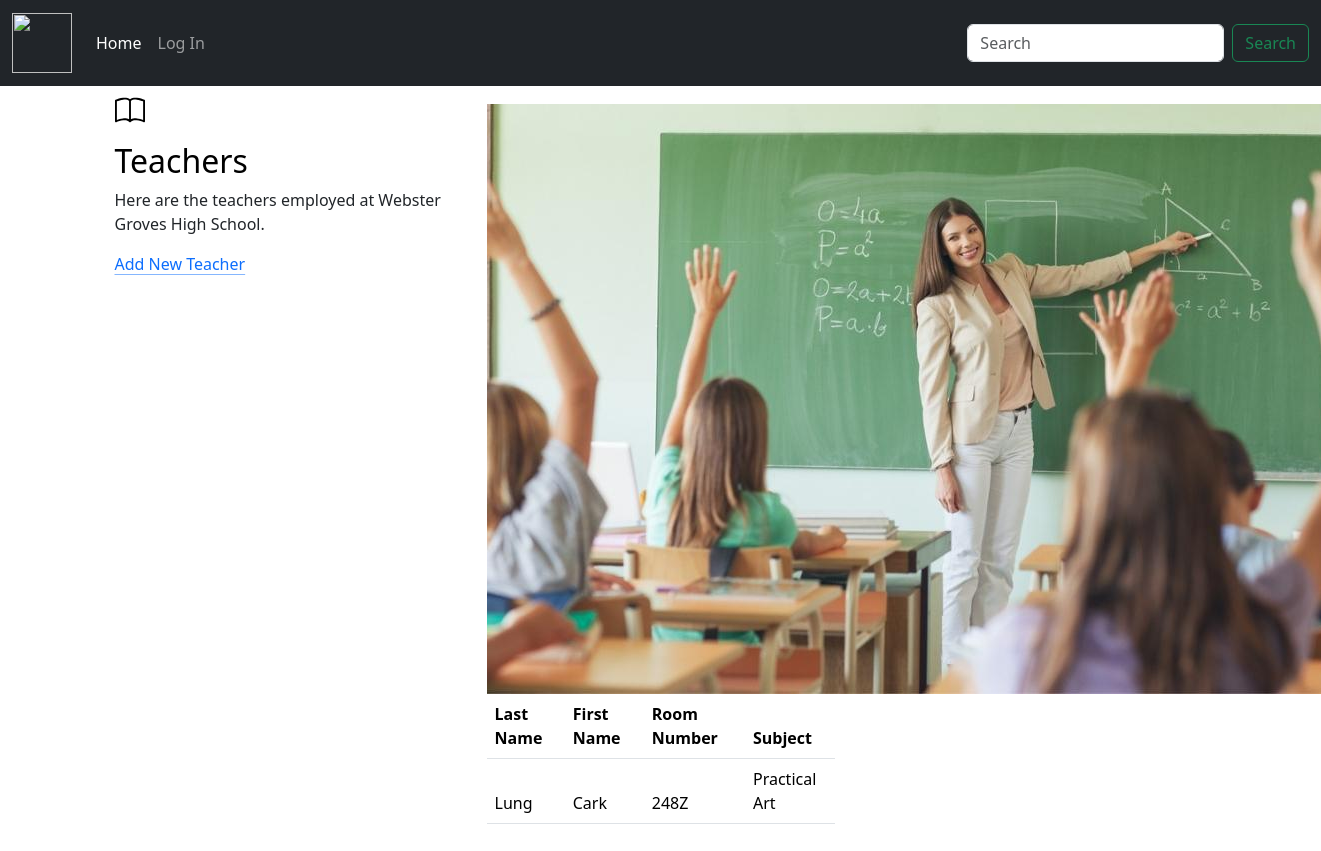
The app's page /teachers/, older data.
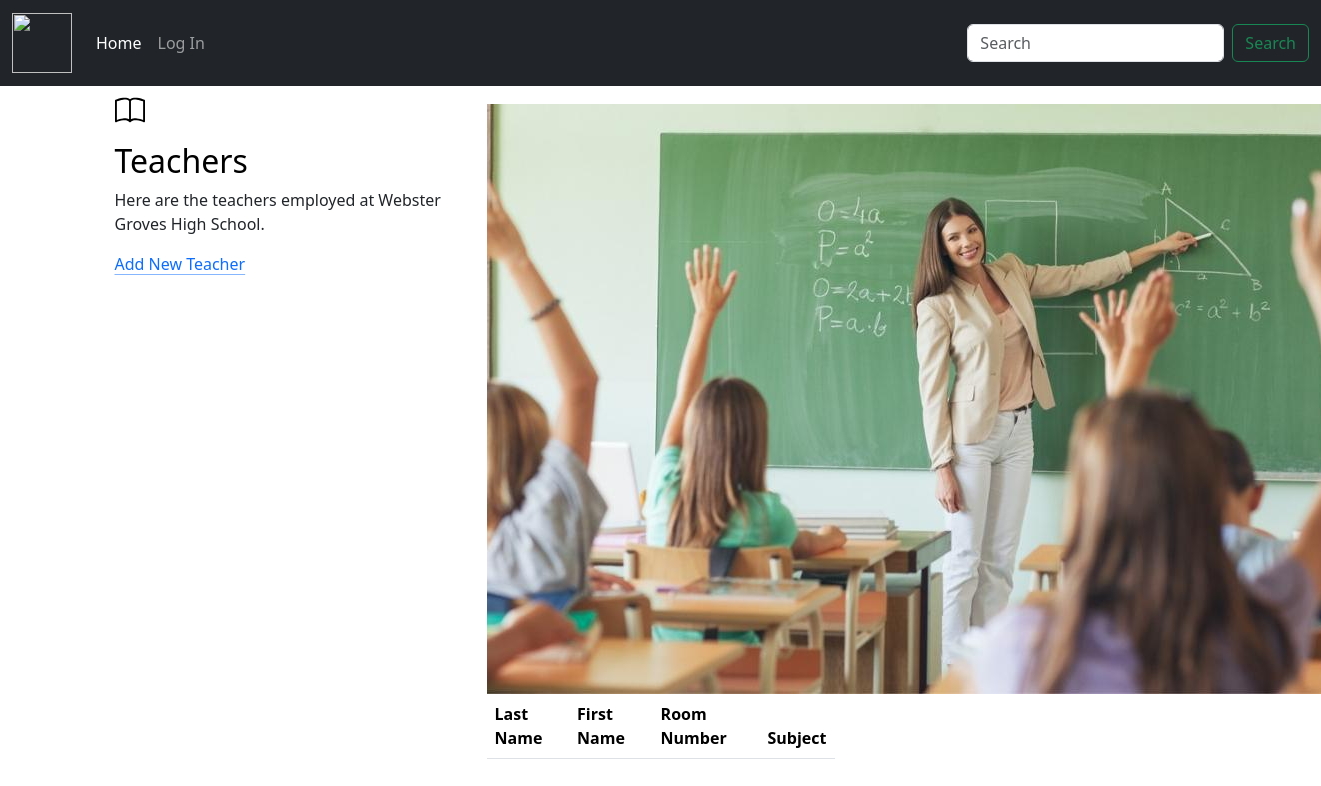
The same page, newer data.
### tutorialapp/models.py (models this page shows, shortened)
class Teacher(models.Model):
    SUBJECT =(
        ('Fine Art', 'Fine Art'),
        ('Math', 'Math'),
        ('PE/Health', 'PE/Health'),
        ('Practical Art', 'Practical Art'),
        ('English', 'English'),
        ('Social Studies', 'Social Studies'),
        ('Science', 'Science'),
    )
    firstname = models.CharField(max_length=200, null=True, verbose_name="First Name ")
    lastname = models.CharField(max_length=200, null=True, verbose_name="Last Name ")
    roomnumber = models.CharField(max_length=200, null=True, verbose_name="Room Number ")
    subject = models.CharField(max_length=200, null=True, choices=SUBJECT, verbose_name="Subject ")

### tutorialapp/views.py (the view)
# urls.py: path('teachers/', views.teachers, name='teachers'),
def teachers(request):
    teachers = Teacher.objects.all()
    context={
        'teachers':teachers,
    }
    return render(request, 'teachers.html', context)

### tutorialapp/templates/teachers.html (shortened to what this page needs)
{% extends 'base.html' %}
{% block content%}
{% load static %}
<div class="container px-4 py-5" id="featured-3">
  <div class="row g-4 py-5 row-cols-1 row-cols-lg-3">
    <div class="feature col">
      <div class="feature-icon d-inline-flex align-items-center justify-content-center text-White bg-gradient fs-2 mb-3">
      </div>
      <h3 class="fs-2 text-body-emphasis">Teachers</h3>
      <p>Here are the teachers employed at Webster Groves High School.</p>
      <a href="http://127.0.0.1:8000/teacherform/" class="icon-link">
        Add New Teacher
        <svg class="bi"><use xlink:href="#chevron-right"/></svg>
      </a>
    </div>
<br><br><br>
<center><h1></h1><center>
  <img src= "{% static 'teacher.jpg' %}">
<table class="table table-striped">
    <thead>
        <th>Last Name</th>
        <th>First Name</th>
        <th>Room Number</th>
        <th>Subject</th>
    <thead>
    {% for i in teachers %}
        <tr>
            <td>{{ i.lastname }}</td>
            <td>{{ i.firstname }}</td>
            <td>{{ i.roomnumber }}</td>
            <td>{{ i.subject }}</td>
    {% endfor %}
{% endblock %}

Row changes from the older to the newer data that the page shows:
removed Teacher: lastname "Lung", firstname "Cark", roomnumber "248Z", subject "Practical Art"
